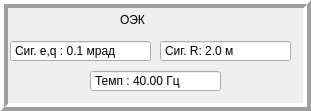
    <widget class="QFrame" name="frame_15">
     <property name="geometry">
      <rect>
       <x>160</x>
       <y>410</y>
       <width>311</width>
       <height>111</height>
      </rect>
     </property>
     <property name="frameShape">
      <enum>QFrame::Box</enum>
     </property>
     <property name="frameShadow">
      <enum>QFrame::Raised</enum>
     </property>
     <property name="lineWidth">
      <number>4</number>
     </property>
     <widget class="QLabel" name="label_61">
      <property name="geometry">
       <rect>
        <x>120</x>
        <y>10</y>
        <width>51</width>
        <height>20</height>
       </rect>
      </property>
      <property name="text">
       <string>ОЭК</string>
      </property>
     </widget>
     <widget class="QDoubleSpinBox" name="doubleSpinBox_31">
      <property name="geometry">
       <rect>
        <x>10</x>
        <y>40</y>
        <width>141</width>
        <height>22</height>
       </rect>
      </property>
      <property name="buttonSymbols">
       <enum>QAbstractSpinBox::NoButtons</enum>
      </property>
      <property name="prefix">
       <string>Сиг. e,q : </string>
      </property>
      <property name="suffix">
       <string> мрад</string>
      </property>
      <property name="decimals">
       <number>1</number>
      </property>
      <property name="minimum">
       <double>0.000000000000000</double>
      </property>
      <property name="maximum">
       <double>1000.000000000000000</double>
      </property>
      <property name="singleStep">
       <double>0.100000000000000</double>
      </property>
      <property name="value">
       <double>0.100000000000000</double>
      </property>
     </widget>
     <widget class="QDoubleSpinBox" name="doubleSpinBox_32">
      <property name="geometry">
       <rect>
        <x>90</x>
        <y>70</y>
        <width>131</width>
        <height>22</height>
       </rect>
      </property>
      <property name="buttonSymbols">
       <enum>QAbstractSpinBox::NoButtons</enum>
      </property>
      <property name="prefix">
       <string>Темп : </string>
      </property>
      <property name="suffix">
       <string> Гц</string>
      </property>
      <property name="decimals">
       <number>2</number>
      </property>
      <property name="minimum">
       <double>0.000000000000000</double>
      </property>
      <property name="maximum">
       <double>100000.000000000000000</double>
      </property>
      <property name="singleStep">
       <double>1.000000000000000</double>
      </property>
      <property name="value">
       <double>40.000000000000000</double>
      </property>
     </widget>
     <widget class="QDoubleSpinBox" name="doubleSpinBox_33">
      <property name="geometry">
       <rect>
        <x>160</x>
        <y>40</y>
        <width>131</width>
        <height>22</height>
       </rect>
      </property>
      <property name="buttonSymbols">
       <enum>QAbstractSpinBox::NoButtons</enum>
      </property>
      <property name="prefix">
       <string>Сиг. R: </string>
      </property>
      <property name="suffix">
       <string> м</string>
      </property>
      <property name="decimals">
       <number>1</number>
      </property>
      <property name="minimum">
       <double>0.000000000000000</double>
      </property>
      <property name="maximum">
       <double>1000.000000000000000</double>
      </property>
      <property name="singleStep">
       <double>0.100000000000000</double>
      </property>
      <property name="value">
       <double>2.000000000000000</double>
      </property>
     </widget>
    </widget>
